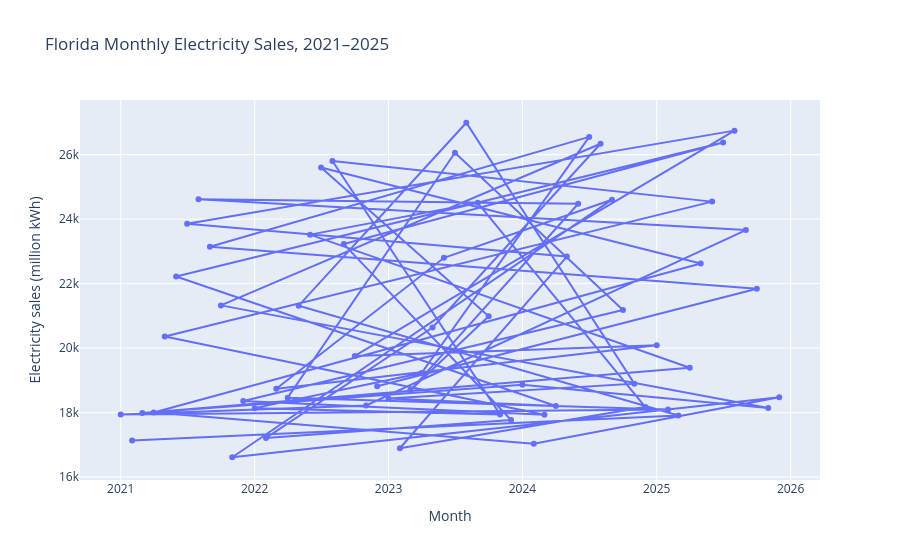

Here is the notebook cell this chart was saved with:
### Markdown cell above
## Step 3: Operation

### Create a line plot

A **line plot** displays observations as points and connects them in sequence with line segments. It is especially useful for showing how a quantitative feature changes through ordered time.

### Code cell
first_electricity_figure = px.line(
    electricity,
    x="month",
    y="electricity_sales_million_kwh",
    markers=True,
    title="Florida Monthly Electricity Sales, 2021–2025",
    labels={
        "month": "Month",
        "electricity_sales_million_kwh": (
            "Electricity sales (million kWh)"
        )
    }
)

first_electricity_figure.show()

### Figure 1 — Plotly figure (JSON) as saved in the notebook; plotly's stock layout.template omitted (floating-point values rounded to 4 significant figures)
{"data": [{"hovertemplate": "Month=%{x}<br>Electricity sales (million kWh)=%{y}<extra></extra>", "legendgroup": "", "line": {"color": "#636efa", "dash": "solid"}, "marker": {"symbol": "circle"}, "mode": "lines+markers", "name": "", "orientation": "v", "showlegend": false, "type": "scatter", "x": ["2021-02-01T00:00:00", "2025-03-01T00:00:00", "2022-05-01T00:00:00", "2023-08-01T00:00:00", "2024-11-01T00:00:00", "2023-01-01T00:00:00", "2024-04-01T00:00:00", "2021-06-01T00:00:00", "2025-07-01T00:00:00", "2022-09-01T00:00:00", "2023-12-01T00:00:00", "2022-02-01T00:00:00", "2023-05-01T00:00:00", "2024-08-01T00:00:00", "2021-10-01T00:00:00", "2025-11-01T00:00:00", "2024-01-01T00:00:00", "2021-03-01T00:00:00", "2025-04-01T00:00:00", "2022-06-01T00:00:00", "2023-09-01T00:00:00", "2024-12-01T00:00:00", "2023-02-01T00:00:00", "2024-05-01T00:00:00", "2021-07-01T00:00:00", "2025-08-01T00:00:00", "2022-10-01T00:00:00", "2025-01-01T00:00:00", "2022-03-01T00:00:00", "2023-06-01T00:00:00", "2024-09-01T00:00:00", "2021-11-01T00:00:00", "2025-12-01T00:00:00", "2024-02-01T00:00:00", "2021-04-01T00:00:00", "2025-05-01T00:00:00", "2022-07-01T00:00:00", "2023-10-01T00:00:00", "2023-03-01T00:00:00", "2024-06-01T00:00:00", "2021-08-01T00:00:00", "2025-09-01T00:00:00", "2022-11-01T00:00:00", "2021-01-01T00:00:00", "2025-02-01T00:00:00", "2022-04-01T00:00:00", "2023-07-01T00:00:00", "2024-10-01T00:00:00", "2021-12-01T00:00:00", "2024-03-01T00:00:00", "2021-05-01T00:00:00", "2025-06-01T00:00:00", "2022-08-01T00:00:00", "2023-11-01T00:00:00", "2022-01-01T00:00:00", "2023-04-01T00:00:00", "2024-07-01T00:00:00", "2021-09-01T00:00:00", "2025-10-01T00:00:00", "2022-12-01T00:00:00"], "xaxis": "x", "y": [17140.0, 17910.0, 21320.0, 26990.0, 18900.0, 18430.0, 18200.0, 22220.0, 26380.0, 23230.0, 17770.0, 17220.0, 20640.0, 26340.0, 21330.0, 18140.0, 18860.0, 17990.0, 19390.0, 23520.0, 24510.0, 18170.0, 16890.0, 22840.0, 23860.0, 26740.0, 19760.0, 20090.0, 18740.0, 22800.0, 24600.0, 16620.0, 18480.0, 17040.0, 18000.0, 22620.0, 25600.0, 20990.0, 18680.0, 24480.0, 24620.0, 23660.0, 18220.0, 17940.0, 18090.0, 18460.0, 26060.0, 21180.0, 18360.0, 17930.0, 20360.0, 24540.0, 25800.0, 17950.0, 18140.0, 19230.0, 26550.0, 23140.0, 21840.0, 18820.0], "yaxis": "y"}], "layout": {"legend": {"tracegroupgap": 0}, "title": {"text": "Florida Monthly Electricity Sales, 2021–2025"}, "xaxis": {"anchor": "y", "domain": [0, 1], "title": {"text": "Month"}}, "yaxis": {"anchor": "x", "domain": [0, 1], "title": {"text": "Electricity sales (million kWh)"}}}}
